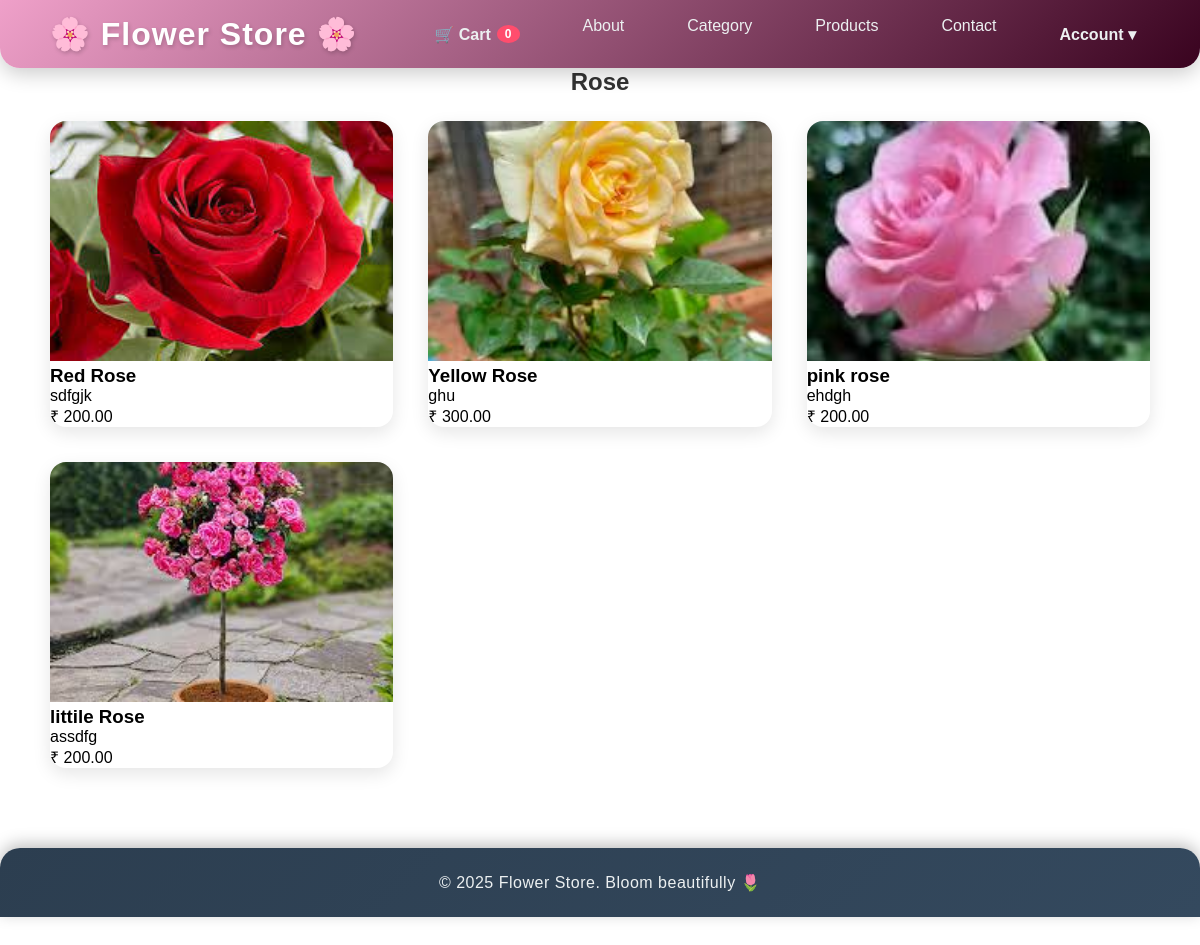
Page /category/1/ on the committed database.
### app/models.py (models this page shows, shortened)
class Category(models.Model):
    name=models.CharField(max_length=100,unique=True)
    description= models.TextField(blank=True,null=True)
    class Meta:
        verbose_name_plural="categories"

class Product(models.Model):
    name=models.CharField(max_length=150)
    price=models.DecimalField(max_digits=10,decimal_places=2)
    description=models.TextField()
    image=models.ImageField(upload_to='products/')
    category=models.ForeignKey(Category,on_delete=models.CASCADE,related_name="products")

### app/views.py (the view)
# urls.py: path('category/<int:category_id>/', views.category_products, name='category_products'),
def category_products(request, category_id):
    category = Category.objects.get(id=category_id)
    products = Product.objects.filter(category=category)
    categories = Category.objects.all()
    context = {
        'products': products,
        'category': category,
        'categories': categories,
        'is_admin': request.user.is_staff or request.user.is_superuser
    }
    return render(request, 'category_products.html', context)

### app/templates/category_products.html
{% extends "base.html" %}
{% block content %}
<h2>{{ category.name }}</h2>
<div class="product-container">
    {% for prod in products %}
        <div class="product-card">
            <img src="{{ prod.image.url }}" alt="{{ prod.name }}">
            <h3>{{ prod.name }}</h3>
            <p>{{ prod.description }}</p>
            <p>₹ {{ prod.price }}</p>
        </div>
    {% empty %}
        <p>No products in this category.</p>
    {% endfor %}
</div>
{%endblock%}

### app/templates/base.html (style rules this page uses)
* { margin: 0; padding: 0; box-sizing: border-box; font-family: "Poppins", sans-serif; }
body { background-color:#f5eff0 color: #2c3e50; padding: 0 0 50px; }
.product-container { display: grid; grid-template-columns: repeat(auto-fit, minmax(280px, 1fr)); gap: 35px; justify-items: center; padding: 0 50px; }
.product-card { background: #fff; border-radius: 16px; overflow: hidden; box-shadow: 0 6px 18px rgba(0, 0, 0, 0.1); transition: all 0.3s ease; width: 100%; max-width: 350px; }
.product-card img { width: 100%; height: 240px; object-fit: cover; transition: transform 0.4s ease; }
h2 { text-align: center; margin-bottom: 25px; font-weight: 600; color: #333; }

### rows in the picture
Category: name "Rose"
Product: image (picture), name "Red Rose", description "sdfgjk", price "200.00"
Product: image (picture), name "Yellow Rose", description "ghu", price "300.00"
Product: image (picture), name "pink rose", description "ehdgh", price "200.00"
Product: image (picture), name "littile Rose", description "assdfg", price "200.00"
